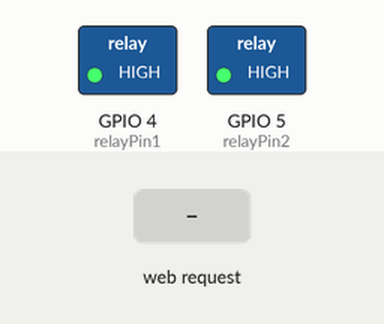
Simulated run of this sketch. Board: ESP32. Parts: switched loads named in the sketch (green lamp = pin HIGH). The test bench sets the inputs (shaded band). WiFi joins after 1.5 s; servers stay silent unless stated; what the sketch prints to the serial monitor is not drawn.

Above: at 3.2 s.
3.3 s: HTTP request GET /relay1/on received
At 3.6 s:
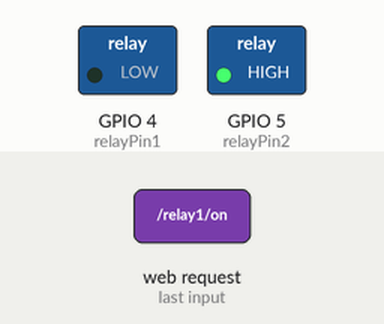
4.8 s: HTTP request GET /relay2/on received
At 5.9 s:
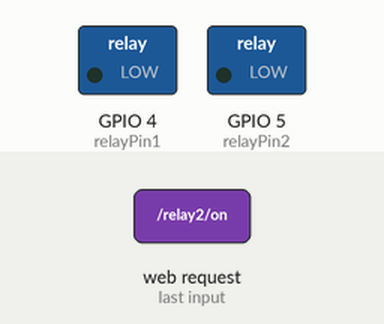
6.3 s: HTTP request GET /relay1/off received
At 7.0 s:
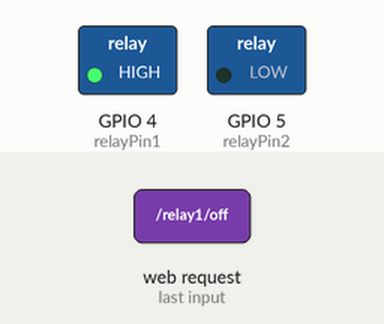
7.8 s: HTTP request GET /relay2/off received
At 8.2 s:
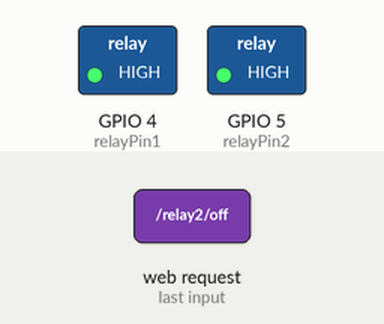
9.3 s: HTTP request GET /all/on received
At 10.5 s:
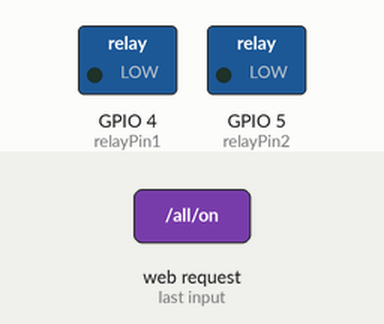
Timing chart, 0 to 11.8 s (numbered marks = the images above; inputs shaded):
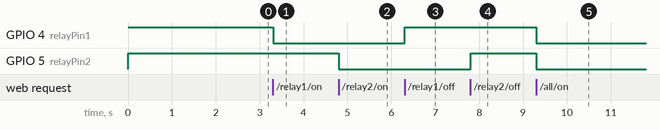

Measured:
- after the input at 3.3 s, GPIO 4 (relayPin1): HIGH → LOW at once
- after the input at 4.8 s, GPIO 5 (relayPin2): HIGH → LOW at once
- after the input at 6.3 s, GPIO 4 (relayPin1): LOW → HIGH at once
- after the input at 7.8 s, GPIO 5 (relayPin2): LOW → HIGH at once
- after the input at 9.3 s, GPIO 4 (relayPin1), GPIO 5 (relayPin2): HIGH → LOW at once

The sketch:

webserver_controllRelay.ino
```cpp
#include <WiFi.h>
#include <ESPAsyncWebServer.h>

const char *ssid = "Haji";
const char *password = "hajikadap123";

const int relayPin1 = 4;
const int relayPin2 = 5;

AsyncWebServer server(80);

void setup() {
  pinMode(relayPin1, OUTPUT);
  pinMode(relayPin2, OUTPUT);

  digitalWrite(relayPin1, HIGH);  // Matikan relay awalnya
  digitalWrite(relayPin2, HIGH);  // Matikan relay awalnya

  Serial.begin(115200);

  WiFi.begin(ssid, password);
  while (WiFi.status() != WL_CONNECTED) {
    delay(1000);
    Serial.println("Connecting to WiFi...");
  }

  // Tampilkan alamat IP web server di Serial Monitor
  Serial.print("Connected to WiFi. IP address: ");
  Serial.println(WiFi.localIP());


  server.on("/", HTTP_GET, [](AsyncWebServerRequest *request) {
    String html = "<html><body>";
    html += "<h1>Control Relays</h1>";

    // Tombol untuk mengontrol relay individu
    html += "<button style='background-color: green; color: white'><a href='/relay1/on' style='color: white; text-decoration: none'>Relay 1 On</a></button>";
    html += "<button style='background-color: red; color: white'><a href='/relay1/off' style='color: white; text-decoration: none'>Relay 1 Off</a></button>";
    html += "<br>";
    html += "<button style='background-color: blue; color: white'><a href='/relay2/on' style='color: white; text-decoration: none'>Relay 2 On</a></button>";
    html += "<button style='background-color: orange; color: white'><a href='/relay2/off' style='color: white; text-decoration: none'>Relay 2 Off</a></button>";

    // Tombol untuk mengontrol semua relay bersamaan
    html += "<br>";
    html += "<button style='background-color: purple; color: white'><a href='/all/on' style='color: white; text-decoration: none'>Turn All On</a></button>";
    html += "<button style='background-color: brown; color: white'><a href='/all/off' style='color: white; text-decoration: none'>Turn All Off</a></button>";

    html += "</body></html>";
    request->send(200, "text/html", html);
  });

  // server.on("/", HTTP_GET, [](AsyncWebServerRequest *request) {
  //   String html = "<html><body>";
  //   html += "<h1>Control Relays</h1>";

  //   // Mengganti tautan dengan tombol dan memberikan warna
  //   html += "<button style='background-color: green; color: white'><a href='/relay1/on' style='color: white; text-decoration: none'>Relay 1 On</a></button>";
  //   html += "<button style='background-color: red; color: white'><a href='/relay1/off' style='color: white; text-decoration: none'>Relay 1 Off</a></button>";
  //   html += "<br>";  // Baris baru
  //   html += "<button style='background-color: blue; color: white'><a href='/relay2/on' style='color: white; text-decoration: none'>Relay 2 On</a></button>";
  //   html += "<button style='background-color: orange; color: white'><a href='/relay2/off' style='color: white; text-decoration: none'>Relay 2 Off</a></button>";

  //   html += "</body></html>";
  //   request->send(200, "text/html", html);
  // });

  server.on("/relay1/on", HTTP_GET, [](AsyncWebServerRequest *request) {
    digitalWrite(relayPin1, LOW);
    String message = "Relay 1 is ON";
    String response = "<html><body><script>alert('" + message + "'); window.history.back();</script></body></html>";
    request->send(200, "text/html", response);
  });

  server.on("/relay1/off", HTTP_GET, [](AsyncWebServerRequest *request) {
    digitalWrite(relayPin1, HIGH);
    String message = "Relay 1 is OFF";
    String response = "<html><body><script>alert('" + message + "'); window.history.back();</script></body></html>";
    request->send(200, "text/html", response);
  });

  server.on("/relay2/on", HTTP_GET, [](AsyncWebServerRequest *request) {
    digitalWrite(relayPin2, LOW);
    String message = "Relay 2 is ON";
    String response = "<html><body><script>alert('" + message + "'); window.history.back();</script></body></html>";
    request->send(200, "text/html", response);
  });

  server.on("/relay2/off", HTTP_GET, [](AsyncWebServerRequest *request) {
    digitalWrite(relayPin2, HIGH);
    String message = "Relay 2 is OFF";
    String response = "<html><body><script>alert('" + message + "'); window.history.back();</script></body></html>";
    request->send(200, "text/html", response);
  });

  server.on("/all/on", HTTP_GET, [](AsyncWebServerRequest *request) {
    digitalWrite(relayPin1, LOW);
    digitalWrite(relayPin2, LOW);
    String message = "All Relays are ON";
    String response = "<html><body><script>alert('" + message + "'); window.history.back();</script></body></html>";
    request->send(200, "text/html", response);
  });

  server.on("/all/off", HTTP_GET, [](AsyncWebServerRequest *request) {
    digitalWrite(relayPin1, HIGH);
    digitalWrite(relayPin2, HIGH);
    String message = "All Relays are OFF";
    String response = "<html><body><script>alert('" + message + "'); window.history.back();</script></body></html>";
    request->send(200, "text/html", response);
  });

  server.begin();
}

void loop() {
  // Tidak ada yang perlu dilakukan di loop
}
```
